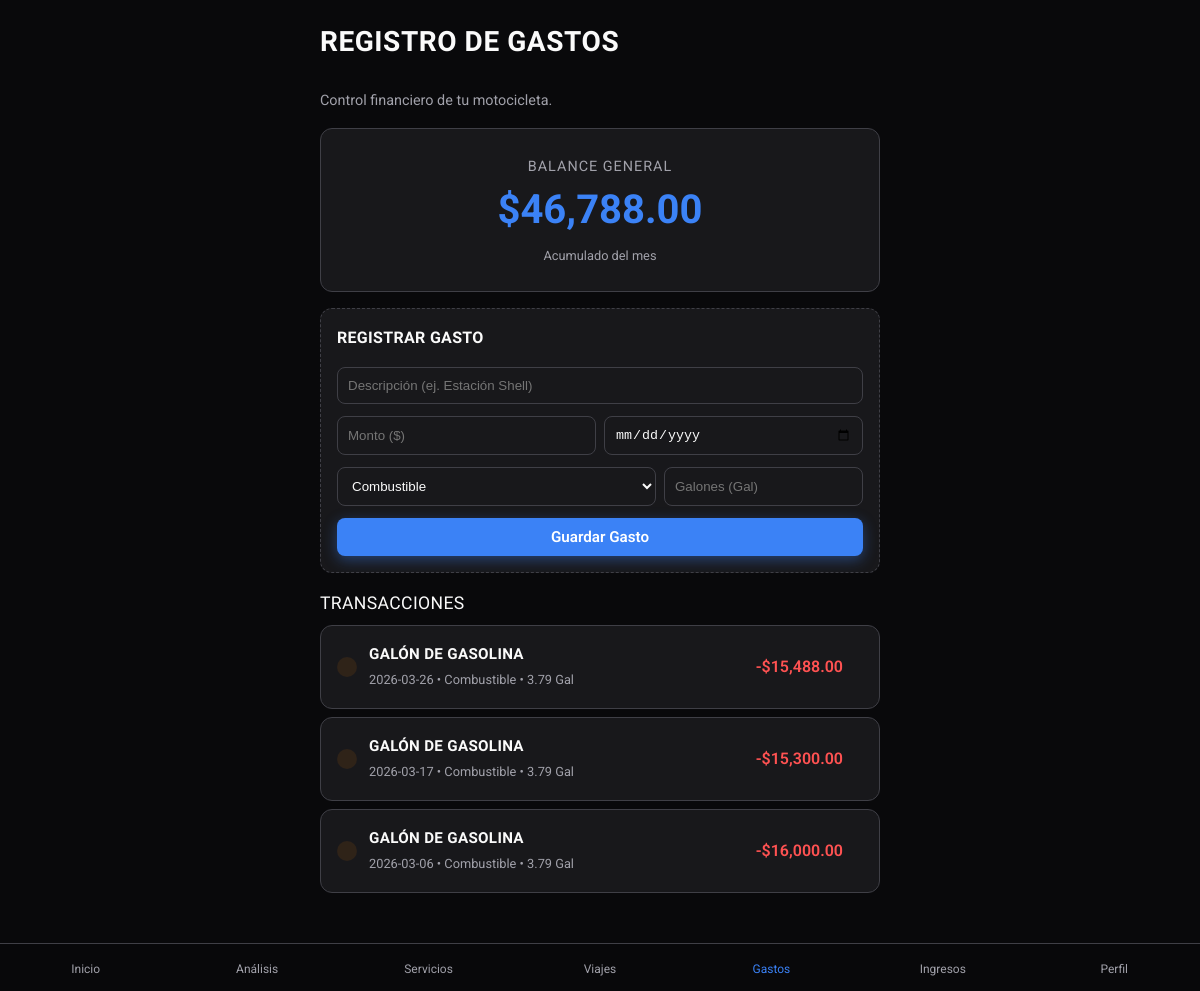
/expenses, run on the app's committed database.
### tables this page shows
CREATE TABLE expenses (
                id TEXT PRIMARY KEY,
                motorcycle_id TEXT NOT NULL,
                amount REAL NOT NULL,
                category TEXT NOT NULL,
                date TEXT NOT NULL,
                description TEXT, liters REAL DEFAULT 0.0,
                FOREIGN KEY (motorcycle_id) REFERENCES motorcycles (id)
            );

### app.py (the view, shortened to what this page needs)
    @app.route("/expenses", methods=["GET", "POST"])
    def expenses_view():
        from motorcycles.services import motorcycle_service
        from expenses.services import expense_service
        from flask import request, redirect, url_for
        moto = motorcycle_service.get_all()[0] if motorcycle_service.get_all() else None
        expenses = expense_service.get_by_motorcycle_id(moto.id) if moto else []
        expenses.sort(key=lambda x: x.date, reverse=True)
        total_month = sum(e.amount for e in expenses)  # Simplificación para demo
        return render_template(
            "expenses.html", expenses=expenses, total_month=total_month
        )

### expenses/services.py (called while the page is built)
    def get_by_motorcycle_id(self, motorcycle_id: str) -> List[Expense]:
        conn = get_db_connection()
        expenses = []
        try:
            cursor = conn.cursor()
            cursor.execute(
                "SELECT * FROM expenses WHERE motorcycle_id = ?", (motorcycle_id,)
            )
            rows = cursor.fetchall()
            for row in rows:
                expense = Expense(
                    motorcycle_id=row["motorcycle_id"],
                    amount=row["amount"],
                    category=row["category"],
                    date=row["date"],
                    description=row["description"],
                    liters=row["liters"] if "liters" in row.keys() else 0.0,
                )
                expense.id = row["id"]
                expenses.append(expense)
        finally:
            conn.close()
        return expenses

### infrastructure/db.py (called while the page is built)
def get_db_connection():
    conn = sqlite3.connect(DB_PATH)
    conn.row_factory = sqlite3.Row  # Permite acceder a las columnas por nombre
    return conn

### motorcycles/services.py (called while the page is built)
    def get_all(self) -> List[Motorcycle]:
        conn = get_db_connection()
        motos = []
        try:
            cursor = conn.cursor()
            cursor.execute("SELECT * FROM motorcycles")
            rows = cursor.fetchall()
            for row in rows:
                moto = Motorcycle(
                    make=row["make"],
                    model=row["model"],
                    year=row["year"],
                    vin=row["vin"],
                    current_mileage=row["current_mileage"],
                    oil_change_interval=row["oil_change_interval"],
                )
                moto.id = row["id"]
                motos.append(moto)
        finally:
            conn.close()
        return motos

### templates/expenses.html (shortened to what this page needs)
{% extends "base.html" %} {% block title %}Gastos | MotoLog{% endblock %} {%
block content %}
<header class="fade-in" style="animation-delay: 0.1s">
  <h1 class="page-title">Registro de Gastos</h1>
  <p class="text-muted mb-4">Control financiero de tu motocicleta.</p>
</header>
<section class="fade-in" style="animation-delay: 0.2s">
  <div class="card" style="text-align: center; padding: 24px 20px">
    <span
      class="text-muted"
      style="font-size: 0.9rem; text-transform: uppercase; letter-spacing: 1px"
      >Balance General</span
    >
    <div class="card-value" style="font-size: 2.5rem; margin: 12px 0">
      ${{ "{:,.2f}".format(total_month) }}
    </div>
    <div
      style="
        display: flex;
        justify-content: center;
        gap: 16px;
        margin-top: 16px;
      "
    >
      <div style="display: flex; align-items: center; gap: 6px">
        <span class="text-muted" style="font-size: 0.8rem"
          >Acumulado del mes</span
        >
      </div>
    </div>
  </div>
  <div
    class="card fade-in mb-4 mt-4"
    style="
      padding: 16px;
      animation-delay: 0.25s;
      border: 1px dashed var(--border-color);
    "
  >
    <h4 style="margin: 0 0 16px 0">Registrar Gasto</h4>
    <form
      action="{{ url_for('expenses_view') }}"
      method="POST"
      style="display: flex; flex-direction: column; gap: 12px"
    >
      <input
        type="text"
        name="description"
        placeholder="Descripción (ej. Estación Shell)"
        required
        class="form-control"
        style="
          padding: 10px;
          border-radius: 8px;
          border: 1px solid var(--border-color);
          background: var(--bg-primary);
          color: var(--text-primary);
        "
      />
      <div style="display: flex; gap: 8px">
        <input
          type="number"
          step="0.01"
          name="amount"
          placeholder="Monto ($)"
          required
          class="form-control"
          style="
            flex: 1;
            padding: 10px;
            border-radius: 8px;
            border: 1px solid var(--border-color);
            background: var(--bg-primary);
            color: var(--text-primary);
          "
        />
        <input
          type="date"
          name="date"
          required
          class="form-control"
          style="
            flex: 1;
            padding: 10px;
            border-radius: 8px;
            border: 1px solid var(--border-color);
            background: var(--bg-primary);
            color: var(--text-primary);
          "
        />
      </div>
      <div style="display: flex; gap: 8px">
        <select
          id="expenseCategory"
          name="category"
          class="form-control"
          style="
            flex: 2;
            padding: 10px;
            border-radius: 8px;
            border: 1px solid var(--border-color);
            background: var(--bg-primary);
            color: var(--text-primary);
          "
          onchange="toggleLiters()"
        >
          <option value="Combustible">Combustible</option>
        </select>
        <input
          id="litersInput"
          type="number"
          step="0.01"
          name="liters"
          placeholder="Galones (Gal)"
          class="form-control"
          style="
            flex: 1;
            padding: 10px;
            border-radius: 8px;
            border: 1px solid var(--border-color);
            background: var(--bg-primary);
            color: var(--text-primary);
          "
        />
      </div>
      <button type="submit" class="btn btn-primary mt-2">Guardar Gasto</button>
    </form>
  </div>
  <div class="flex-between mb-2">
    <h3 style="font-size: 1.1rem; font-weight: 500">Transacciones</h3>
  </div>
  {% if expenses %} {% for expense in expenses %}
  <div
    class="card fade-in"
    style="padding: 16px; margin-bottom: 8px; animation-delay: 0.3s"
  >
    <div class="flex-between">
      <div style="display: flex; align-items: center; gap: 12px">
        <div
          style="
            background: rgba(242, 125, 0, 0.1);
            padding: 10px;
            border-radius: 10px;
          "
        >
        </div>
        <div>
          <h4 style="font-size: 0.95rem; margin: 0">
            {{ expense.description }}
          </h4>
          <span class="text-muted" style="font-size: 0.8rem"
            >{{ expense.date }} • {{ expense.category }}
            {% if expense.category == 'Combustible' and expense.liters > 0 %}
            • {{ expense.liters }} Gal
            {% endif %}
          </span>
        </div>
      </div>
      <div style="display: flex; align-items: center; gap: 10px">
        <span style="font-weight: 600; color: #ff5252"
          >-${{ "{:,.2f}".format(expense.amount) }}</span
        >
      </div>
    </div>
  </div>
  {% endfor %} {% else %}
  <p class="text-muted text-center mt-4">No hay gastos registrados aún.</p>
  {% endif %}
</section>
{% endblock %}

### static/css/styles.css (style rules this page uses)
:root { --bg-color: #09090b; --bg-card: #18181b; --bg-card-hover: #27272a; --text-primary: #fafafa; --text-secondary: #a1a1aa; --accent-blue: #3b82f6; --accent-blue-hover: #2563eb; --accent-orange: #ef4444; --accent-orange-hover: #dc2626; --border-color: #3f3f46; --nav-bg: rgba(9, 9, 11, 0.85); --transition-speed: 0.3s; --border-radius: 12px; }
* { box-sizing: border-box; margin: 0; padding: 0; -webkit-tap-highlight-color: transparent; }
body { font-family: "Roboto", sans-serif; background-color: var(--bg-color); color: var(--text-primary); line-height: 1.6; min-height: 100vh; display: flex; flex-direction: column; }
.fade-in { animation: fadeIn 0.5s cubic-bezier(0.4, 0, 0.2, 1) forwards; }
h1, h2, h3, h4, h5, h6 { font-family: "Rajdhani", sans-serif; font-weight: 700; text-transform: uppercase; letter-spacing: 0.02em; }
.page-title { font-size: 1.75rem; margin-bottom: 24px; }
.text-muted { color: var(--text-secondary); font-size: 0.9rem; }
.card { background-color: var(--bg-card); border: 1px solid var(--border-color); border-radius: var(--border-radius); padding: 20px; margin-bottom: 16px; transition: transform var(--transition-speed), background-color var(--transition-speed), box-shadow var(--transition-speed); position: relative; overflow: hidden; }
.card-value { font-size: 2rem; font-weight: 700; color: var(--accent-blue); line-height: 1; margin: 8px 0; }
.btn { display: inline-flex; align-items: center; justify-content: center; padding: 10px 20px; border-radius: 8px; font-weight: 600; font-size: 0.95rem; font-family: "Roboto", sans-serif; cursor: pointer; transition: all var(--transition-speed); border: none; outline: none; }
.btn-primary { background-color: var(--accent-blue); color: #fff; box-shadow: 0 4px 14px rgba(59, 130, 246, 0.4); }
.flex-between { display: flex; justify-content: space-between; align-items: center; }
.mt-4 { margin-top: 16px; }
.mb-4 { margin-bottom: 16px; }
.mb-2 { margin-bottom: 8px; }

### data on the page
expenses: description "GALÓN DE GASOLINA", date "2026-03-26", category "Combustible", liters "3.79", amount "15,488.00"
expenses: description "GALÓN DE GASOLINA", date "2026-03-17", category "Combustible", liters "3.79", amount "15,300.00"
expenses: description "GALÓN DE GASOLINA", date "2026-03-06", category "Combustible", liters "3.79", amount "16,000.00"

### other printed values
{{ "{:,.2f}".format(total_month) }} "46,788.00"
